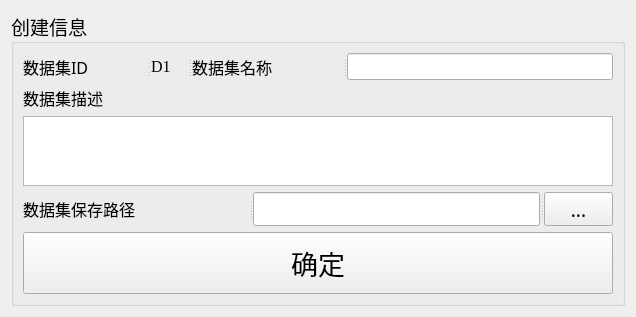
<?xml version="1.0" encoding="UTF-8"?>
<ui version="4.0">
 <class>NewDataset</class>
 <widget class="QWidget" name="NewDataset">
  <property name="geometry">
   <rect>
    <x>0</x>
    <y>0</y>
    <width>636</width>
    <height>292</height>
   </rect>
  </property>
  <property name="windowTitle">
   <string>新建数据集</string>
  </property>
  <layout class="QGridLayout" name="gridLayout_2">
   <item row="0" column="0">
    <widget class="QGroupBox" name="groupBox">
     <property name="font">
      <font>
       <family>黑体</family>
       <pointsize>14</pointsize>
      </font>
     </property>
     <property name="title">
      <string>创建信息</string>
     </property>
     <layout class="QGridLayout" name="gridLayout">
      <item row="1" column="0">
       <widget class="QLabel" name="LabelDatasetDescription">
        <property name="font">
         <font>
          <family>黑体</family>
          <pointsize>12</pointsize>
         </font>
        </property>
        <property name="text">
         <string>数据集描述</string>
        </property>
       </widget>
      </item>
      <item row="3" column="0">
       <widget class="QSplitter" name="splitter_2">
        <property name="orientation">
         <enum>Qt::Horizontal</enum>
        </property>
        <widget class="QLabel" name="label_4">
         <property name="font">
          <font>
           <family>黑体</family>
           <pointsize>12</pointsize>
          </font>
         </property>
         <property name="text">
          <string>数据集保存路径</string>
         </property>
        </widget>
        <widget class="QLineEdit" name="datasetPath">
         <property name="font">
          <font>
           <family>Times New Roman</family>
           <pointsize>12</pointsize>
          </font>
         </property>
        </widget>
        <widget class="QToolButton" name="savePath">
         <property name="font">
          <font>
           <family>黑体</family>
           <pointsize>14</pointsize>
          </font>
         </property>
         <property name="text">
          <string>...</string>
         </property>
        </widget>
       </widget>
      </item>
      <item row="2" column="0">
       <widget class="QPlainTextEdit" name="DatasetDescription"/>
      </item>
      <item row="0" column="0">
       <widget class="QSplitter" name="splitter">
        <property name="orientation">
         <enum>Qt::Horizontal</enum>
        </property>
        <widget class="QLabel" name="LabelDatasetID">
         <property name="font">
          <font>
           <family>黑体</family>
           <pointsize>12</pointsize>
          </font>
         </property>
         <property name="text">
          <string>数据集ID</string>
         </property>
        </widget>
        <widget class="QLabel" name="DatasetID">
         <property name="font">
          <font>
           <family>Times New Roman</family>
           <pointsize>12</pointsize>
          </font>
         </property>
         <property name="text">
          <string>D1</string>
         </property>
         <property name="textFormat">
          <enum>Qt::AutoText</enum>
         </property>
        </widget>
        <widget class="QLabel" name="LabelDatasetName">
         <property name="font">
          <font>
           <family>黑体</family>
           <pointsize>12</pointsize>
          </font>
         </property>
         <property name="text">
          <string>数据集名称</string>
         </property>
        </widget>
        <widget class="QLineEdit" name="DatasetName">
         <property name="font">
          <font>
           <family>Times New Roman</family>
           <pointsize>12</pointsize>
          </font>
         </property>
        </widget>
       </widget>
      </item>
      <item row="4" column="0">
       <widget class="QPushButton" name="DatasetOK">
        <property name="font">
         <font>
          <family>黑体</family>
          <pointsize>20</pointsize>
         </font>
        </property>
        <property name="styleSheet">
         <string notr="true">padding:10</string>
        </property>
        <property name="text">
         <string>确定</string>
        </property>
       </widget>
      </item>
     </layout>
    </widget>
   </item>
  </layout>
 </widget>
 <resources/>
 <connections/>
</ui>
